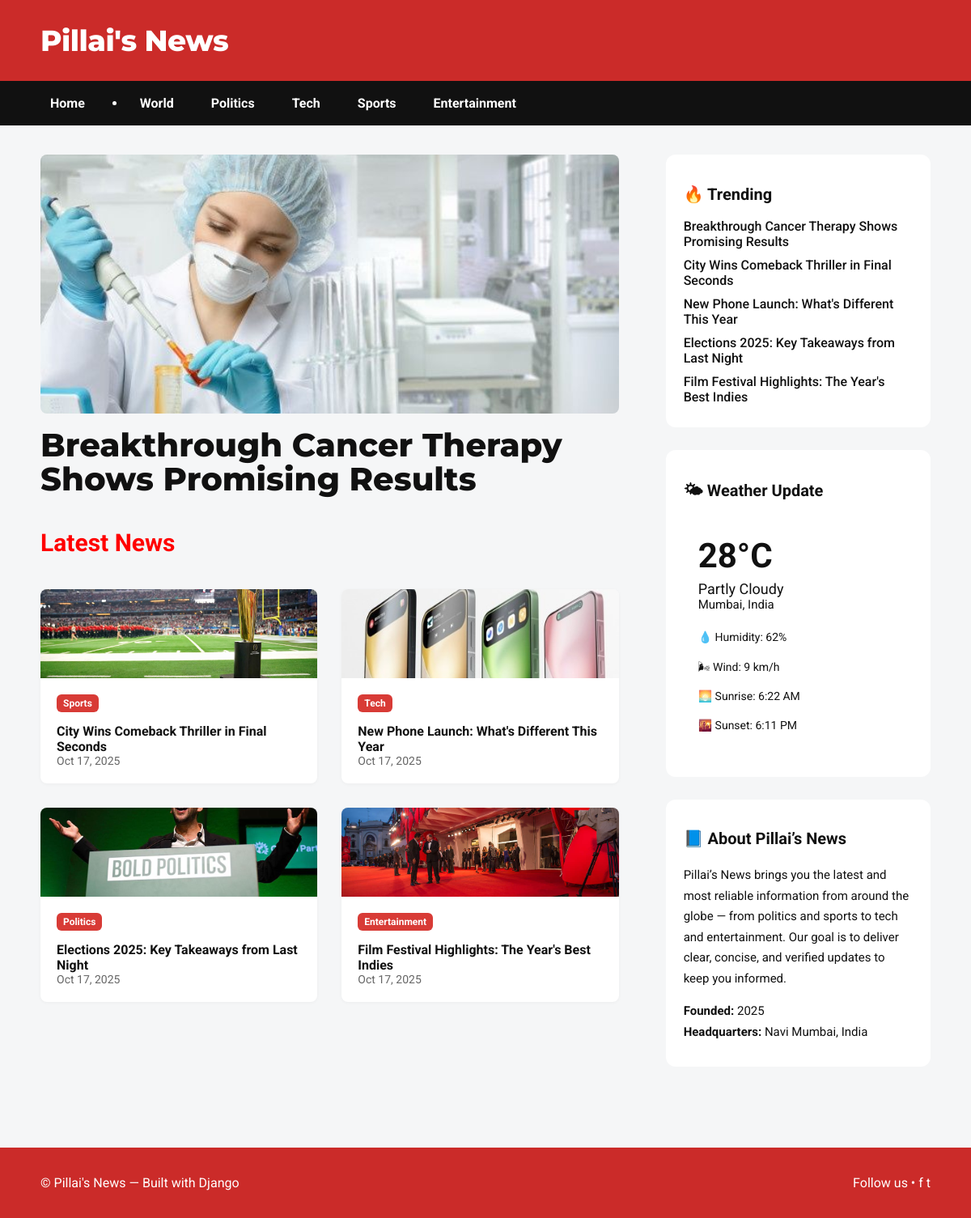
The page / on the database its author committed.
### news/models.py (models this page shows, shortened)
class News(models.Model):
    title = models.CharField(max_length=200)
    image = models.ImageField(upload_to='news_images/', blank=True, null=True)
    category = models.ForeignKey(Category, on_delete=models.CASCADE, related_name='articles')
    content = models.TextField()
    created_at = models.DateTimeField(default=timezone.now)
    class Meta:
        ordering = ['-created_at']

class Category(models.Model):
    name = models.CharField(max_length=100)
    slug = models.SlugField(max_length=110, unique=True, blank=True)
    image = models.ImageField(upload_to='category_images/', blank=True, null=True)
    description = models.TextField(blank=True, null=True)

### news/views.py (the view)
# urls.py: path('', views.home, name='home'),
def home(request):
    news_qs = News.objects.order_by('-created_at')
    hero = news_qs.first() if news_qs.exists() else None
    latest_four = news_qs.exclude(id=hero.id)[:4] if hero else news_qs[:4]
    trending_list = news_qs[:5]
    context = {
        'hero': hero,
        'latest_four': latest_four,
        'trending_list': trending_list,
        'news_list': news_qs,
        'selected_category': None,
    }
    return render(request, 'news/home.html', context)

### news/templates/news/home.html (shortened to what this page needs)
{% extends "news/base.html" %}
{% load static %}
{% block content %}
<div class="grid-left">
  <section class="hero">
    {% if hero %}
      <a href="{% url 'news:news_detail' hero.id %}" class="hero-link" style="text-decoration:none; color:inherit;">
        {% if hero.image %}
          <img src="{{ hero.image.url }}" alt="{{ hero.title }}" class="hero-img">
        {% else %}
          <img src="{% static 'images/hero.jpg' %}" alt="{{ hero.title }}" class="hero-img">
        {% endif %}
        <h1 class="hero-title">{{ hero.title }}</h1>
      </a>
    {% else %}
      <img src="{% static 'images/hero.jpg' %}" alt="Hero" class="hero-img">
      <h1 class="hero-title">No hero article available</h1>
    {% endif %}
  </section>
  <section class="latest-section">
    <h2>Latest News</h2>
    <div class="cards-grid">
      {% for article in latest_four %}
        <article class="card">
          <a href="{% url 'news:news_detail' article.id %}">
            {% if article.image %}
              <div class="card-thumb" style="background-image: url('{{ article.image.url }}');"></div>
            {% else %}
              <div class="card-thumb" style="background-image: url('{% static 'images/thumb-fallback.jpg' %}');"></div>
            {% endif %}
            <div class="card-meta">
              <span class="badge">{{ article.category.name }}</span>
              <h3 class="card-title">{{ article.title }}</h3>
              <div class="muted">{{ article.created_at|date:"M d, Y" }}</div>
            </div>
          </a>
        </article>
      {% empty %}
        <p>No recent news available.</p>
      {% endfor %}
    </div>
  </section>
</div>
<aside class="sidebar">
  <section class="sidebar-card trending">
    <h2>🔥 Trending</h2>
    <ul class="trending-list">
      {% for article in trending_list|slice:":5" %}
        <li>
          <a href="{% url 'news:news_detail' article.id %}">{{ article.title }}</a>
        </li>
      {% empty %}
        <li>No trending news available.</li>
      {% endfor %}
    </ul>
  </section>
  <section class="sidebar-card weather">
    <h2>🌤 Weather Update</h2>
    <div class="weather-box">
      <div class="temp">28°C</div>
      <div class="condition">Partly Cloudy</div>
      <div class="location">Mumbai, India</div>
      <div class="details">
        <p>💧 Humidity: 62%</p>
        <p>🌬 Wind: 9 km/h</p>
        <p>🌅 Sunrise: 6:22 AM</p>
        <p>🌇 Sunset: 6:11 PM</p>
      </div>
    </div>
  </section>
  <section class="sidebar-card about">
    <h2>📘 About Pillai’s News</h2>
    <p>
      Pillai’s News brings you the latest and most reliable information
      from around the globe — from politics and sports to tech and entertainment.
      Our goal is to deliver clear, concise, and verified updates to keep you informed.
    </p>
    <p>
      <strong>Founded:</strong> 2025<br>
      <strong>Headquarters:</strong> Navi Mumbai, India
    </p>
  </section>
</aside>
{% endblock %}

### news/templates/news/base.html (shortened to what this page needs)
<!doctype html>
<html lang="en">
<head>
  {% load static %}
  <link rel="stylesheet" href="{% static 'css/news.css' %}?v={{ STATIC_VERSION }}">
</head>
<body>
  <header class="site-header">
    <div class="container header-inner">
      <div class="brand">Pillai's News</div>
    </div>
  </header>
    <nav class="navbar" role="navigation">
    <div class="container nav-inner">
      <a href="{% url 'news:home' %}" class="nav-link">Home</a>
      <li class="nav-item">
        <a class="nav-link {% if request.resolver_match.url_name == 'world' %}active{% endif %}"
           href="{% url 'news:world' %}">World</a>
      </li>
      <a href="{% url 'news:category_news' 2 %}" class="nav-link">Politics</a>
      <a href="{% url 'news:category_news' 3 %}" class="nav-link">Tech</a>
      <a href="{% url 'news:category_news' 4 %}" class="nav-link">Sports</a>
      <a href="{% url 'news:category_news' 5 %}" class="nav-link">Entertainment</a>
    </div>
  </nav>
  <main class="container main-grid">
    {% block content %}{% endblock %}
  </main>
  <footer class="site-footer">
    <div class="container footer-inner">
      <div>© Pillai's News — Built with Django</div>
      <div class="social">Follow us • <span>f</span> <span>t</span></div>
    </div>
  </footer>
</body>
</html>

### static/css/news.css (style rules this page uses)
* { box-sizing: border-box; }
html,body { margin:0; padding:0; font-family: "Roboto", Arial, sans-serif; color:#111; background:#f5f6f7; }
.container { width: 1100px; max-width: 95%; margin: 0 auto; }
.site-header { background: #cb2b29; color: #fff; padding: 28px 0; }
.header-inner { display:flex; align-items:center; justify-content:space-between; }
.brand { font-family: "Montserrat", serif; font-weight:800; font-size:36px; letter-spacing: -0.5px; }
.navbar { background:#111; color:#fff; }
.nav-inner { display:flex; gap:22px; padding:10px 0; align-items:center; }
.nav-link { color:#fff; text-decoration:none; padding:8px 12px; font-weight:700; display:inline-block; }
.main-grid { display:grid; grid-template-columns: 2fr 1fr; gap:28px; padding:36px 0 60px; align-items:start; }
.hero { background:transparent; margin-bottom:18px; }
.hero-img { width:100%; height:320px; object-fit:cover; border-radius:8px; display:block; }
.hero-title { font-family: "Montserrat", serif; font-weight:800; font-size:40px; margin:18px 0 12px; line-height:1.05; }
.latest-section h2 { font-size:30px; margin:40px 0; font-weight:700; color:red; }
.cards-grid { display:grid; grid-template-columns: repeat(2, 1fr); gap:30px; }
.card { background:#fff; border-radius:8px; overflow:hidden; box-shadow: 0 1px 4px rgba(0,0,0,0.04); }
.card a { color:inherit; text-decoration:none; display:block; }
.card-thumb { height:110px; background-size:cover; background-position:center; }
.card-meta { padding:20px; }
.badge { display:inline-block; background:#d83b36; color:#fff; padding:4px 8px; border-radius:6px; font-size:12px; font-weight:700; margin-bottom:8px; }
.card-title { margin:6px 0 0; font-size:16px; font-weight:700; }
.muted { color:#666; font-size:14px; }
.sidebar-card { background:#fff; padding:16px; border-radius:8px; box-shadow:0 1px 4px rgba(0,0,0,0.04); }
.trending-list { list-style:none; padding:0; margin:8px 0 0; }
.trending-list li { margin:10px 0; }
.trending-list a { text-decoration:none; color:#222; font-weight:600; }
.site-footer { background:#cb2b29; color:#fff; padding:34px 0; margin-top:40px; }
.footer-inner { display:flex; justify-content:space-between; align-items:center; }
.hero-link { display:block; color:black; text-decoration:none; }
.sidebar { margin-left: 30px; display: flex; flex-direction: column; gap: 28px; }
.sidebar-card { background: var(--card-bg); background-color: #fff; border-radius: 12px; box-shadow: var(--shadow); padding: 20px 22px; color: var(--text-color); transition: transform 0.2s ease, box-shadow 0.3s ease; }
.sidebar-card h2 { font-size: 20px; font-weight: 700; margin-bottom: 12px; border-bottom: 2px solid var(--brand); padding-bottom: 6px; color: var(--brand); }
.trending-list { list-style: none; padding: 0; margin: 0; }
.trending-list li { margin-bottom: 8px; }
.trending-list li a { color: var(--text-color); text-decoration: none; font-weight: 500; }
.weather-box { text-align:left; background: var(--bg-alt); border-radius: 10px; padding: 18px; }
.weather-box .temp { font-size: 42px; font-weight: 700; color: var(--brand); }
.weather-box .condition { font-size: 18px; margin-top: 6px; }
.weather-box .location { font-size: 15px; color: var(--muted); margin-bottom: 20px; }
.weather-box .details { font-size: 14px; line-height: 1.6; color: var(--text-color); text-align: left; margin-top: 10px; }
.about p { font-size: 15px; line-height: 1.7; margin-bottom: 10px; }

### rows shown on the page
News: image (picture), title "Breakthrough Cancer Therapy Shows Promising Results"
News: image (picture), category.name "Sports", title "City Wins Comeback Thriller in Final Seconds", created_at "Oct 17, 2025"
News: image (picture), category.name "Tech", title "New Phone Launch: What's Different This Year", created_at "Oct 17, 2025"
News: image (picture), category.name "Politics", title "Elections 2025: Key Takeaways from Last Night", created_at "Oct 17, 2025"
News: image (picture), category.name "Entertainment", title "Film Festival Highlights: The Year's Best Indies", created_at "Oct 17, 2025"
